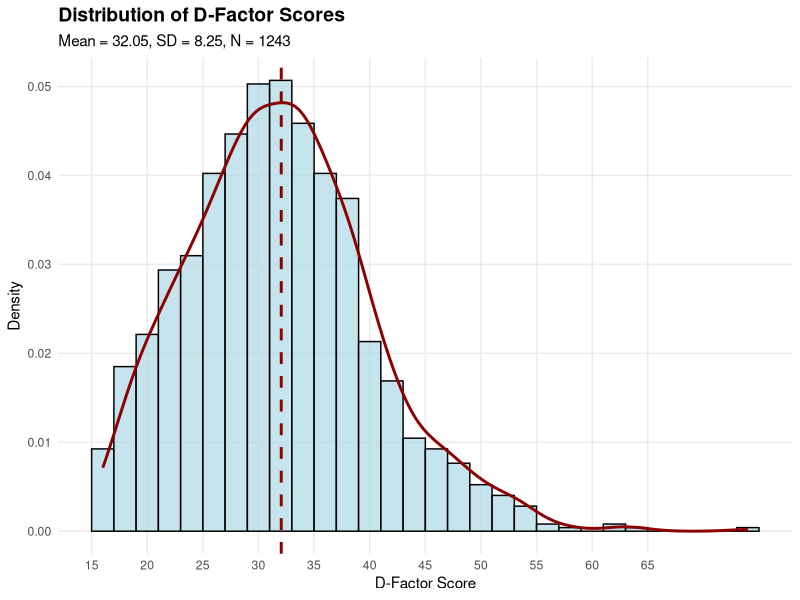
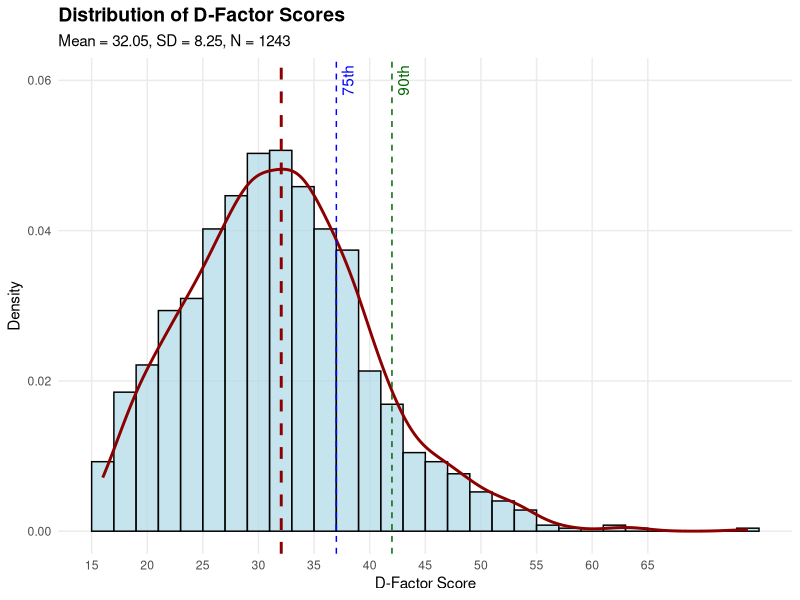
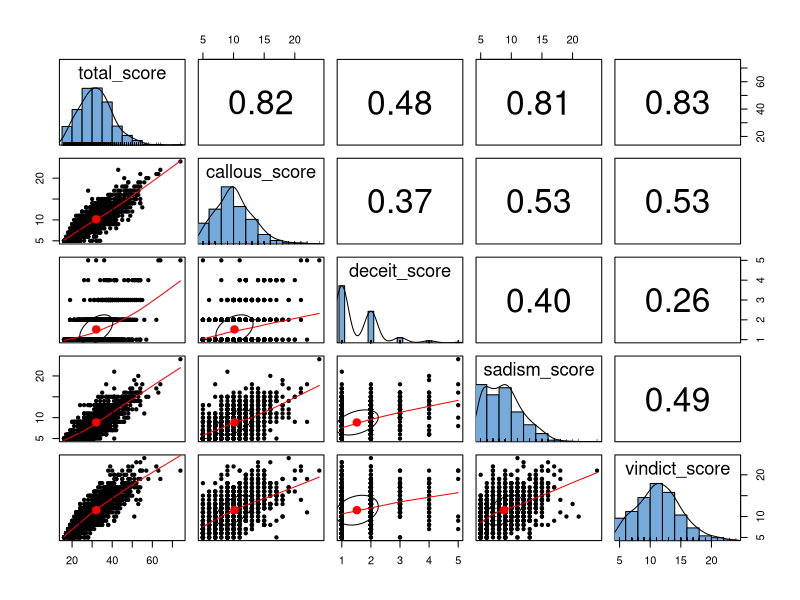
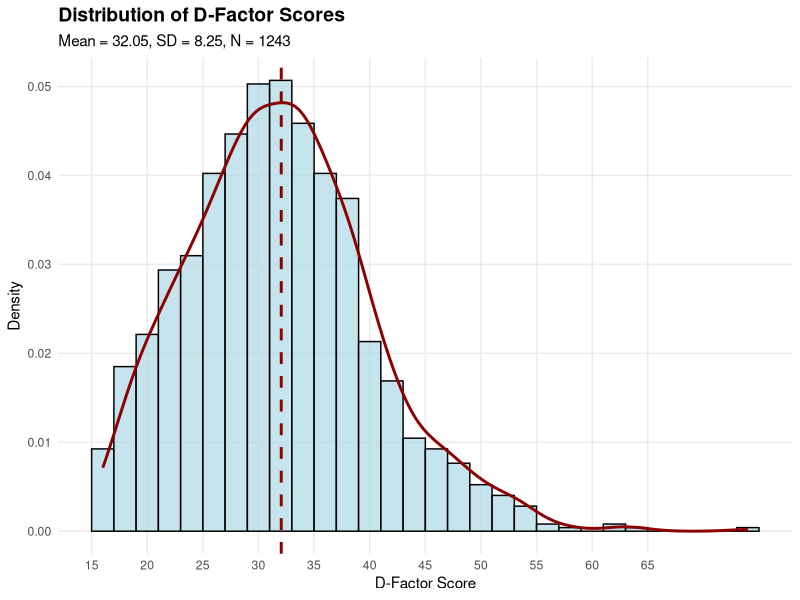

R code for these plots, in order: (Note: this script raises an error after producing the figures.)
## ---- chunk 1
knitr::opts_chunk$set(echo = TRUE)
## ---- chunk 2
library(ggplot2)

library(scales)
library(dplyr)
library(readr)
## ---- chunk 3


# Read the CSV data
# Read the CSV data with readr, which is more flexible with problematic files
df <- read_csv("data/pre-screening/D-Factor_October 29, 2024_11.41.csv") %>%
  # Skip rows 2 and 3 by filtering them out
  slice(-(2:3))


# Clean and select relevant data
clean_df <- df %>%
  # Select only completed responses (excluding previews)
  filter(`DistributionChannel` == "anonymous") %>%
  # Select columns
  dplyr::select(
    Prolific_ID = PROLIFIC_PID,
    timeStamp = EndDate,
    Q1 = `Questionnaire D _1`,
    Q2 = `Questionnaire D _2`,
    Q3 = `Questionnaire D _3`,
    Q4 = `Questionnaire D _4`,
    Q5 = `Questionnaire D _5`,
    Q6 = `Questionnaire D _6`,
    Q7 = `Questionnaire D _7`,
    Q8 = `Questionnaire D _8`,
    Q9 = `Questionnaire D _9`,
    Q10 = `Questionnaire D _10`,
    Q11 = `Questionnaire D _11`,
    Q12 = `Questionnaire D _12`,
    Q13 = `Questionnaire D _13`,
    Q14 = `Questionnaire D _14`,
    attention_Q15 = `Questionnaire D _15`,
    Q16 = `Questionnaire D _16`,
    Q17 = `Questionnaire D _17`
  ) %>%
  # Remove any empty rows
  filter(!is.na(Prolific_ID))




# First, check attention check (Q15) and filter
scored_df <- clean_df %>%
  filter(attention_Q15 == "Neutral") %>%
  mutate(
    across(starts_with("Q"), ~ case_when(
      . == "Strongly Disagree" ~ 1,
      . == "Disagree" ~ 2,
      . == "Neutral" ~ 3,
      . == "Agree" ~ 4,
      . == "Strongly Agree" ~ 5
    ))
  ) %>%
  # Reverse score items 1, 2, 5, 8, 9, 10, 13, and 17
  mutate(
    Q1 = 6 - Q1,
    Q2 = 6 - Q2,
    Q5 = 6 - Q5,
    Q8 = 6 - Q8,
    Q9 = 6 - Q9,
    Q10 = 6 - Q10,
    Q13 = 6 - Q13,
    Q17 = 6 - Q17
  ) %>%
  # Calculate total score (excluding Q15)
  mutate(
    total_score = rowSums(across(c(Q1:Q14, Q16:Q17))),
    callous_score = rowSums(across(c(Q1,Q4,Q7,Q9,Q17))),
    deceit_score= rowSums(across(c(Q2))),
    sadism_score = rowSums(across(c(Q5,Q8,Q10,Q11,Q13))),
    vindict_score = rowSums(across(c(Q3,Q6,Q12,Q14,Q16)))
  )



# Print summary statistics
print("Number of participants who passed attention check:")
print(nrow(scored_df))

print("Summary of total scores:")
summary(scored_df$total_score)

# View first few rows of scored data
print(head(scored_df))

# Optional: save scored data
write_csv(scored_df, "data/pre-screening/scored_data.csv")
## ---- chunk 4
# Load required libraries
library(dplyr)
library(readr)
library(ggplot2)

# Create the plot
p <- ggplot(scored_df, aes(x = total_score)) +
  # Add histogram
  geom_histogram(aes(y = after_stat(density)), 
                binwidth = 2, 
                fill = "lightblue", 
                color = "black", 
                alpha = 0.7) +
  # Add density curve
  geom_density(color = "darkred", size = 1) +
  # Add mean line
  geom_vline(aes(xintercept = mean(total_score)), 
             color = "darkred", 
             linetype = "dashed", 
             size = 1) +
  # Customize theme and labels
  theme_minimal() +
  labs(
    title = "Distribution of D-Factor Scores",
    subtitle = sprintf("Mean = %.2f, SD = %.2f, N = %d", 
                      mean(scored_df$total_score), 
                      sd(scored_df$total_score), 
                      nrow(scored_df)),
    x = "D-Factor Score",
    y = "Density"
  ) +
  # Basic theme customization
  theme(
    plot.title = element_text(face = "bold", size = 14),
    plot.subtitle = element_text(size = 11),
    panel.grid.minor = element_blank()
  ) +
  # Set x-axis breaks
  scale_x_continuous(breaks = seq(15, 65, by = 5))

# Print the plot
print(p)

# Save the plot if needed
ggsave("D-factor_distribution.png", p, width = 10, height = 7, dpi = 300)
## ---- chunk 5
# Calculate score percentiles
all_percentiles <- quantile(scored_df$total_score, probs = c(0.1, 0.25, 0.5, 0.75, 0.9))
print("\nAll key percentiles (10th, 25th, 50th, 75th, 90th):")
print(all_percentiles)

# Let's also modify our plot to show these percentiles
p + 
  geom_vline(xintercept = all_percentiles["75%"], 
             color = "blue", 
             linetype = "dashed", 
             size = 0.5) +
  geom_vline(xintercept = all_percentiles["90%"], 
             color = "darkgreen", 
             linetype = "dashed", 
             size = 0.5) +
  annotate("text", 
           x = all_percentiles["75%"] + 1, 
           y = 0.06, 
           label = "75th", 
           angle = 90,
           color = "blue") +
  annotate("text", 
           x = all_percentiles["90%"] + 1, 
           y = 0.06, 
           label = "90th", 
           angle = 90,
           color = "darkgreen")
## ---- chunk 6
# Function to create correlation matrix with significance levels
library(Hmisc)
library(corrplot)

# Select variables and remove missing values
vars <- c("total_score", "callous_score", "deceit_score", "sadism_score", "vindict_score")
data <- na.omit(scored_df[vars])

# Calculate correlation matrix with p-values
res <- rcorr(as.matrix(data))


# Function to format correlation and p-value
format_cor <- function(cor, p) {
    stars <- ""
    if (p < 0.001) stars <- "***"
    else if (p < 0.01) stars <- "**"
    else if (p < 0.05) stars <- "*"
    return(paste0(round(cor, 3), stars))
}

# Create and print formatted results
cat("Correlations with significance levels:\n")
cat("Significance codes: *** p<0.001, ** p<0.01, * p<0.05\n\n")

for(i in 1:(length(vars)-1)) {
    for(j in (i+1):length(vars)) {
        cat(sprintf("%s & %s: r = %s (p = %.3f)\n",
                   vars[i], 
                   vars[j],
                   format_cor(res$r[i,j], res$P[i,j]),
                   res$P[i,j]))
    }
}

# Print correlation matrix
cat("\nCorrelation matrix:\n")
print(round(res$r, 3))

# Print p-value matrix
cat("\nP-value matrix:\n")
print(round(res$P, 3))
## ---- chunk 7
# Load psych package
library(psych)

# Select variables and create plot
vars <- c("total_score", "callous_score", "deceit_score", "sadism_score", "vindict_score")
pairs.panels(scored_df[vars], 
            method = "pearson", # correlation method
            hist.col = "#75AADB", # histogram color
            density = TRUE,  # show density plots
            ellipses = TRUE) # show correlation ellipses
## ---- chunk 8
# Get the 10th and 90th percentile values
percentile_10 <- quantile(scored_df$total_score, probs = 0.10)
percentile_90 <- quantile(scored_df$total_score, probs = 0.90)

# Get IDs for participants below/at 10th percentile
bottom_10_ids <- scored_df %>%
 filter(total_score <= 21) %>%
 pull(Prolific_ID)

# Get IDs for participants above/at 90th percentile
top_10_ids <- scored_df %>%
 filter(total_score >= 42) %>%
 pull(Prolific_ID)

# Print results
cat("Prolific IDs for bottom 10% (scores <=", 21, "):\n")
cat(paste(bottom_10_ids, collapse = ", "))

cat("\n\nProlific IDs for top 10% (scores >=", 42, "):\n")
cat(paste(top_10_ids, collapse = ", "))
## ---- chunk 9
length(top_10_ids) + length(bottom_10_ids)
## ---- chunk 10
# Only data collected today 
# Alternatively, without creating new date column:
todays_data <- scored_df %>%
  filter(as_date(timeStamp) == "2024-10-29")

# Get IDs for participants below/at 10th percentile
bottom_10_ids_today <- todays_data %>%
 filter(total_score <= 22) %>%
 pull(Prolific_ID)

# Get IDs for participants above/at 90th percentile
top_10_ids_today <-todays_data %>%
 filter(total_score >= 42) %>%
 pull(Prolific_ID)

# Print results
cat("Prolific IDs for bottom 10% (scores <=", 21, "):\n")
cat(paste(bottom_10_ids_today, collapse = ", "))

cat("\n\nProlific IDs for top 10% (scores >=", 42, "):\n")
cat(paste(top_10_ids_today, collapse = ", "))
## ---- chunk 11
# Add people from before with scores of 22 as we don't have enough low_D people
past_data <- scored_df %>%
  filter(as_date(timeStamp) != "2024-10-29")

# Get IDs for participants below/at 10th percentile
score22 <- past_data %>%
 filter(total_score == 22) %>%
 pull(Prolific_ID)

cat("Prolific IDs with score equal to 22 :\n")
cat(paste(score22 , collapse = ", "))
